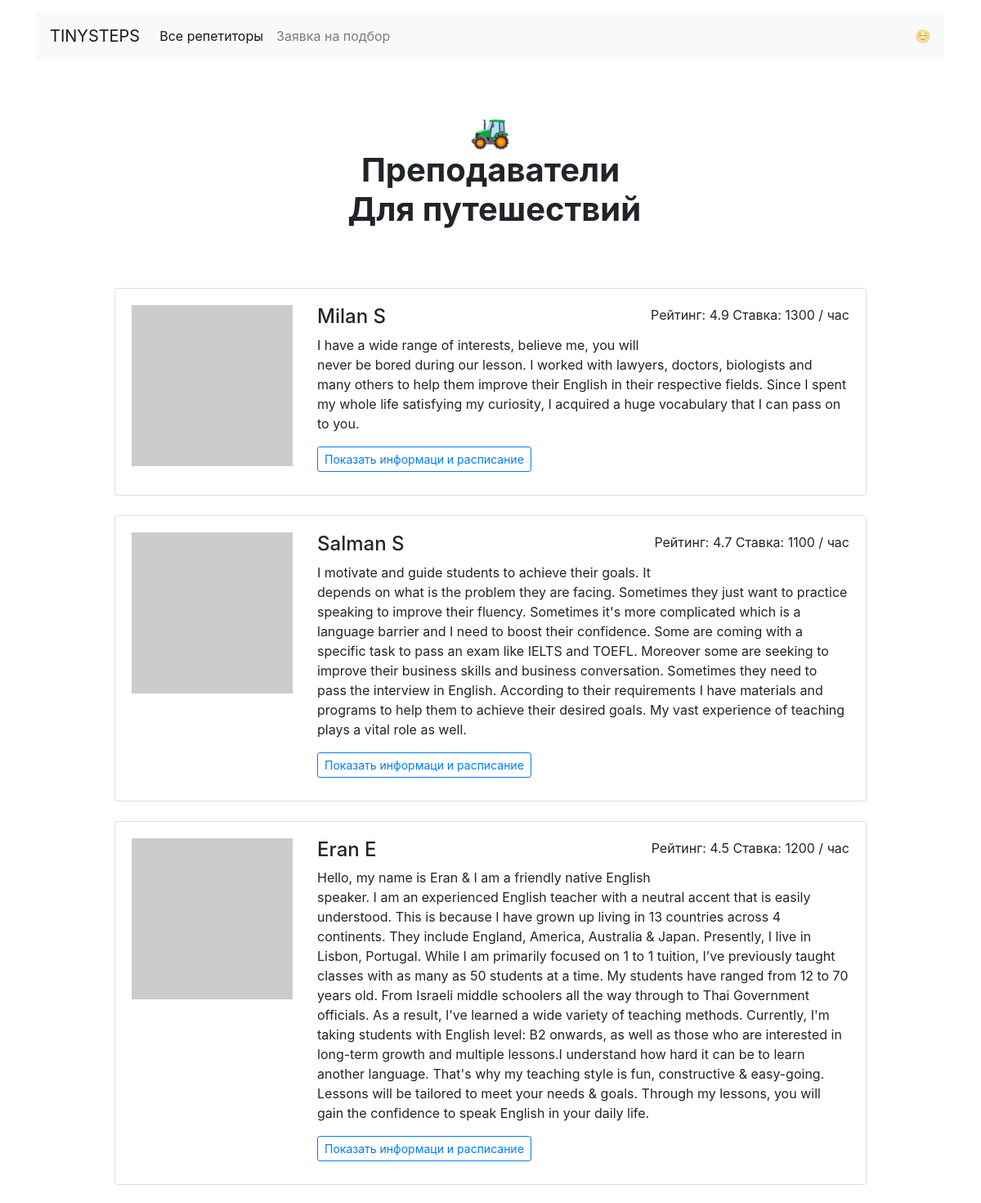
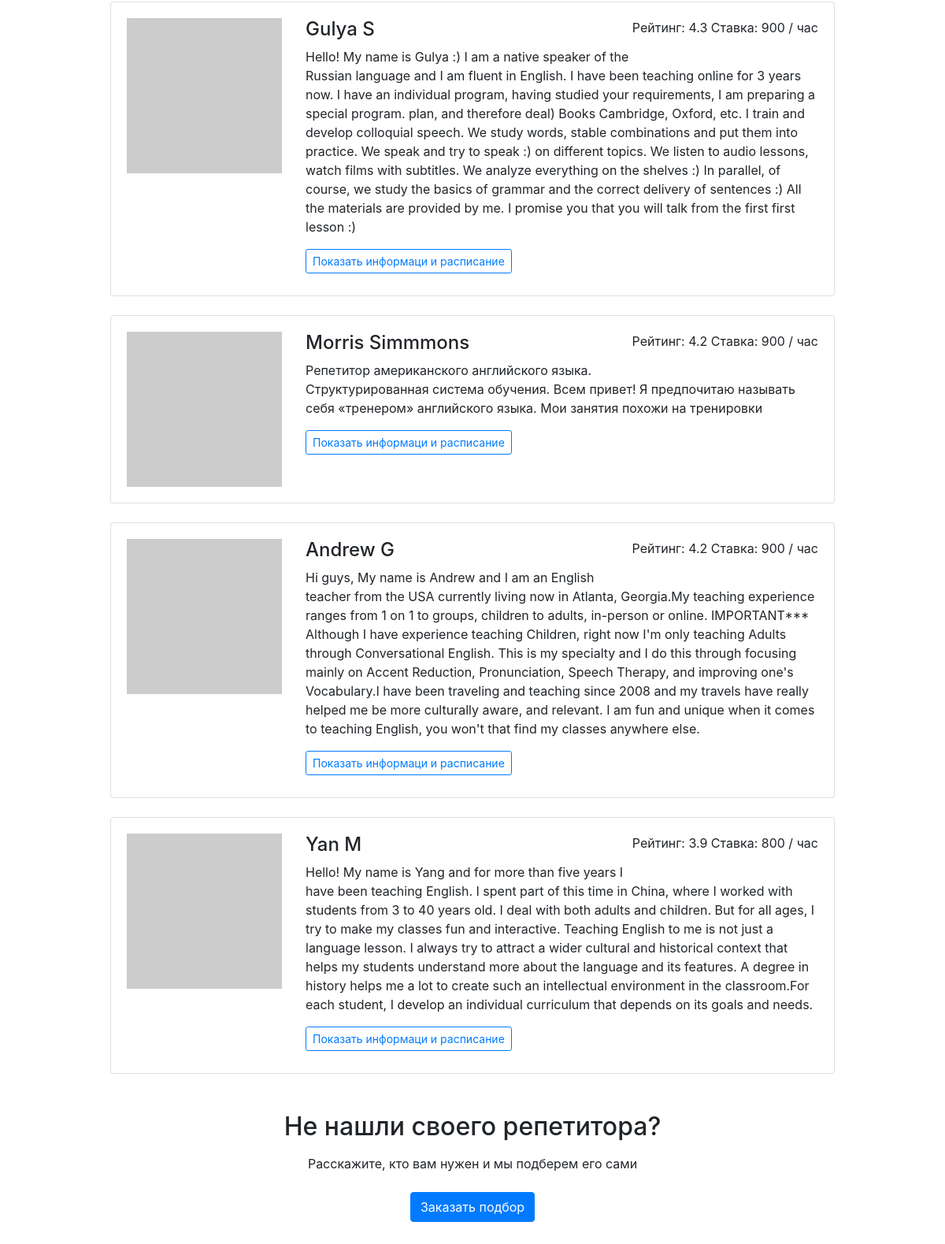
Page /goals/travel/ on the committed database (2 pictures, top to bottom).
### app.py (models this page shows)
class Teacher(db.Model):
    __tablename__ = "teachers"
    id = db.Column(db.Integer, primary_key=True)
    name = db.Column(db.String, nullable=False)
    about = db.Column(db.String, nullable=False)
    rating = db.Column(db.Float, nullable=False)
    picture = db.Column(db.String, nullable=False)
    price = db.Column(db.Integer, nullable=False)
    goals = db.Column(db.String, nullable=False)
    free = db.Column(db.JSON)
    bookings = db.relationship("Booking")

### app.py (the view)
@app.route('/goals/<goal>/')
def render_goal(goal):
    teachers_by_goal = db.session.query(Teacher).filter(Teacher.goals.contains(goal)).order_by(Teacher.rating.desc())
    return render_template('goal.html', goal=goals[goal], teachers_by_goal=teachers_by_goal)

### templates/goal.html (shortened to what this page needs)
{% extends 'base.html' %}
  {% block container %}
  <main class="container mt-3">
    <h1 class="h1 text-center w-50 mx-auto mt-1 py-5 mb-4"><strong>🚜<br />Преподаватели <br>  {{ goal }}</strong></h1>
      <div class="row">
      <div class="col-12 col-lg-10 offset-lg-1 m-auto">
        {% for teacher in teachers_by_goal|sort(attribute="rating",reverse=True) %}
        <div class="card mb-4">
          <div class="card-body">
            <div class="row">
              <div class="col-3"><img src={{ teacher.picture }} class="img-fluid" alt=""></div>
              <div class="col-9">
                <p class="float-right">Рейтинг: {{ teacher.rating }} Ставка: {{ teacher.price }} / час</p>
                <h2 class="h4">{{ teacher.name }}</h2>
                <p>{{ teacher.about }}</p>
                <a href="/profiles/{{ teacher.id }}/" class="btn btn-outline-primary btn-sm mr-3 mb-2">Показать информаци и расписание</a>
              </div>
            </div>
          </div>
        </div>
        {% endfor %}
    <h2 class="text-center mt-5 mb-3">Не нашли своего репетитора?</h2>
    <p class="text-center mb-4">Расскажите, кто вам нужен и мы подберем его сами</p>
    <div class="text-center pb-5">
        <a href="request.html" class="btn btn-primary">Заказать подбор</a>
    </div>
  </main>
</body>
</html>
 {% endblock %}

### rows in the picture
Teacher: rating "4.9", price "1300", name "Milan S", about "I have a wide range of interests, believe me, you will never be bored during our lesson. I worked with lawyers, doctors, biologists and many others to help them improve their English in their respective fields. Since I spent my whole life satisfying my curiosity, I acquired a huge vocabulary that I can pass on to you."
Teacher: rating "4.7", price "1100", name "Salman S", about "I motivate and guide students to achieve their goals. It depends on what is the problem they are facing. Sometimes they just want to practice speaking to improve their fluency. Sometimes it's more complicated which is a language barrier and I need to boost their confidence. Some are coming with a specific task to pass an exam like IELTS and TOEFL. Moreover some are seeking to improve their business skills and business conversation. Sometimes they need to pass the interview in English. According to their requirements I have materials and programs to help them to achieve their desired goals. My vast experience of teaching plays a vital role as well."
Teacher: rating "4.5", price "1200", name "Eran E", about "Hello, my name is Eran & I am a friendly native English speaker. I am an experienced English teacher with a neutral accent that is easily understood. This is because I have grown up living in 13 countries across 4 continents. They include England, America, Australia & Japan. Presently, I live in Lisbon, Portugal. While I am primarily focused on 1 to 1 tuition, I’ve previously taught classes with as many as 50 students at a time. My students have ranged from 12 to 70 years old. From Israeli middle schoolers all the way through to Thai Government officials. As a result, I’ve learned a wide variety of teaching methods. Currently, I'm taking students with English level: B2 onwards, as well as…"
Teacher: rating "4.3", price "900", name "Gulya S", about "Hello! My name is Gulya :) I am a native speaker of the Russian language and I am fluent in English. I have been teaching online for 3 years now. I have an individual program, having studied your requirements, I am preparing a special program. plan, and therefore deal) Books Cambridge, Oxford, etc. I train and develop colloquial speech. We study words, stable combinations and put them into practice. We speak and try to speak :) on different topics. We listen to audio lessons, watch films with subtitles. We analyze everything on the shelves :) In parallel, of course, we study the basics of grammar and the correct delivery of sentences :) All the materials are provided by me. I promise you…"
Teacher: rating "4.2", price "900", name "Morris Simmmons", about "Репетитор американского английского языка. Структурированная система обучения. Всем привет! Я предпочитаю называть себя «тренером» английского языка. Мои занятия похожи на тренировки"
Teacher: rating "4.2", price "900", name "Andrew G", about "Hi guys, My name is Andrew and I am an English teacher from the USA currently living now in Atlanta, Georgia.My teaching experience ranges from 1 on 1 to groups, children to adults, in-person or online. IMPORTANT*** Although I have experience teaching Children, right now I'm only teaching Adults through Conversational English. This is my specialty and I do this through focusing mainly on Accent Reduction, Pronunciation, Speech Therapy, and improving one's Vocabulary.I have been traveling and teaching since 2008 and my travels have really helped me be more culturally aware, and relevant. I am fun and unique when it comes to teaching English, you won't that find my classes anywhere else."
Teacher: rating "3.9", price "800", name "Yan M", about "Hello! My name is Yang and for more than five years I have been teaching English. I spent part of this time in China, where I worked with students from 3 to 40 years old. I deal with both adults and children. But for all ages, I try to make my classes fun and interactive. Teaching English to me is not just a language lesson. I always try to attract a wider cultural and historical context that helps my students understand more about the language and its features. A degree in history helps me a lot to create such an intellectual environment in the classroom.For each student, I develop an individual curriculum that depends on its goals and needs."

### other values in the picture
{{ goal }} "Для путешествий"
